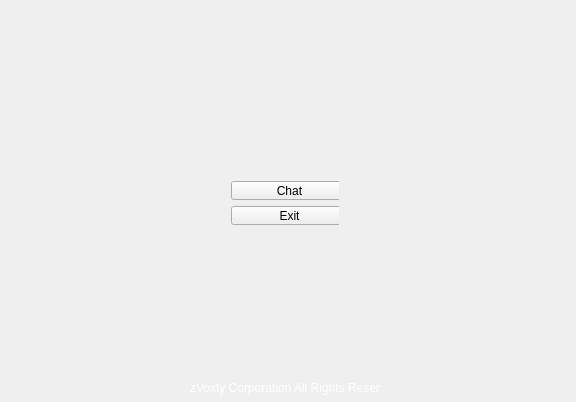
<?xml version="1.0" encoding="UTF-8"?>
<ui version="4.0">
 <class>AppVoxClass</class>
 <widget class="QMainWindow" name="AppVoxClass">
  <property name="geometry">
   <rect>
    <x>0</x>
    <y>0</y>
    <width>576</width>
    <height>402</height>
   </rect>
  </property>
  <property name="windowTitle">
   <string>AppVox</string>
  </property>
  <property name="styleSheet">
   <string notr="true">background-image: url(:/AppVox/imgg.jpg);</string>
  </property>
  <widget class="QWidget" name="centralWidget">
   <widget class="QLabel" name="label">
    <property name="enabled">
     <bool>true</bool>
    </property>
    <property name="geometry">
     <rect>
      <x>190</x>
      <y>380</y>
      <width>191</width>
      <height>16</height>
     </rect>
    </property>
    <property name="styleSheet">
     <string notr="true">color:white;
background:none;</string>
    </property>
    <property name="text">
     <string>zVoxty Corporation All Rights Reserved</string>
    </property>
   </widget>
   <widget class="QWidget" name="">
    <property name="geometry">
     <rect>
      <x>220</x>
      <y>170</y>
      <width>119</width>
      <height>66</height>
     </rect>
    </property>
    <property name="styleSheet">
     <string>background:none;
font: 12pt &quot;MV Boli&quot;;</string>
    </property>
    <layout class="QVBoxLayout" name="verticalLayout">
     <item>
      <widget class="QPushButton" name="chatButton">
       <property name="minimumSize">
        <size>
         <width>117</width>
         <height>0</height>
        </size>
       </property>
       <property name="styleSheet">
        <string notr="true">background:none;
font: 12pt &quot;MV Boli&quot;;</string>
       </property>
       <property name="text">
        <string>Chat</string>
       </property>
      </widget>
     </item>
     <item>
      <widget class="QPushButton" name="exit">
       <property name="minimumSize">
        <size>
         <width>117</width>
         <height>0</height>
        </size>
       </property>
       <property name="styleSheet">
        <string notr="true">
font: 12pt &quot;MV Boli&quot;;</string>
       </property>
       <property name="text">
        <string>Exit</string>
       </property>
      </widget>
     </item>
    </layout>
   </widget>
  </widget>
 </widget>
 <layoutdefault spacing="6" margin="11"/>
 <resources>
  <include location="AppVox.qrc"/>
 </resources>
 <connections>
  <connection>
   <sender>exit</sender>
   <signal>clicked()</signal>
   <receiver>AppVoxClass</receiver>
   <slot>close()</slot>
   <hints>
    <hint type="sourcelabel">
     <x>253</x>
     <y>344</y>
    </hint>
    <hint type="destinationlabel">
     <x>296</x>
     <y>245</y>
    </hint>
   </hints>
  </connection>
  <connection>
   <sender>chatButton</sender>
   <signal>clicked()</signal>
   <receiver>AppVoxClass</receiver>
   <slot>EnableChat()</slot>
   <hints>
    <hint type="sourcelabel">
     <x>286</x>
     <y>293</y>
    </hint>
    <hint type="destinationlabel">
     <x>351</x>
     <y>128</y>
    </hint>
   </hints>
  </connection>
 </connections>
 <slots>
  <slot>EnableChat()</slot>
 </slots>
</ui>
